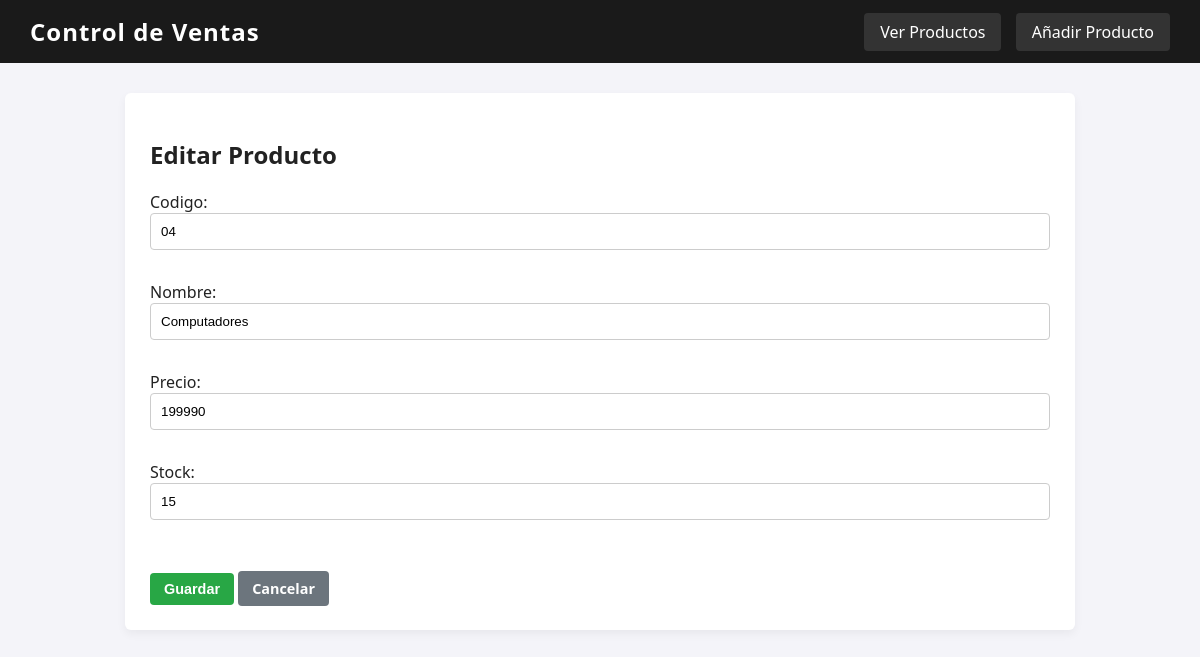
The app's page /productos/3/editar/ with its own data.
### ventas/models.py (models this page shows, shortened)
class Producto(models.Model):
    codigo = models.CharField(max_length=20)
    nombre = models.CharField(max_length=64)
    precio = models.PositiveIntegerField(default=1)
    stock = models.PositiveIntegerField(default=0)

### ventas/views.py (the view)
# urls.py: path('productos/<int:pk>/editar/', views.producto_update, name='producto_update'),
def producto_update(request, pk):
    producto = get_object_or_404(Producto, pk=pk)
    if request.method == 'POST':
        form = ProductoForm(request.POST, instance=producto)
        if form.is_valid():
            form.save()
            return redirect('producto_list') # Corregido: añadido comillas para evitar error de ejecución
    else:
        form = ProductoForm(instance=producto)
        return render(request, 'ventas/producto_form.html', {'form': form})

### ventas/forms.py (shortened to what this page needs)
class ProductoForm(forms.ModelForm):
    class Meta:
        model = Producto
        fields = ['codigo', 'nombre', 'precio', 'stock']
        widgets = {
            'precio': forms.NumberInput(attrs={'min': '1'}),
            'stock': forms.NumberInput(attrs={'min': '0'})
        }

### ventas/templates/ventas/producto_form.html (shortened to what this page needs)
{% extends 'ventas/base.html' %}
{% block content %}
    <h2>{% if form.instance.pk %}Editar Producto{% else %}Nuevo Producto{% endif %}</h2>
    <form method="POST">
        {{ form.as_p }}
        <br>
        <button type="submit" class="btn">Guardar</button>
        <a href="{% url 'producto_list' %}" class="btn btn-cancel">Cancelar</a>
    </form>
{% endblock %}

### ventas/templates/ventas/base.html (style rules this page uses)
body { font-family: 'Segoe UI', Tahoma, Geneva, Verdana, sans-serif; margin: 0; padding: 0; background-color: #f4f4f9; color: #222; }
button, .btn { padding: 8px 14px; border: none; border-radius: 4px; cursor: pointer; text-decoration: none; color: white; background-color: #28a745; font-size: 0.9rem; font-weight: bold; }
.btn-cancel { background-color: #6c757d; }
input, select { padding: 10px; margin-bottom: 15px; border: 1px solid #ccc; border-radius: 4px; width: 100%; box-sizing: border-box; }

### records on screen
Producto: codigo "04", nombre "Computadores", precio "199990", stock "15"
